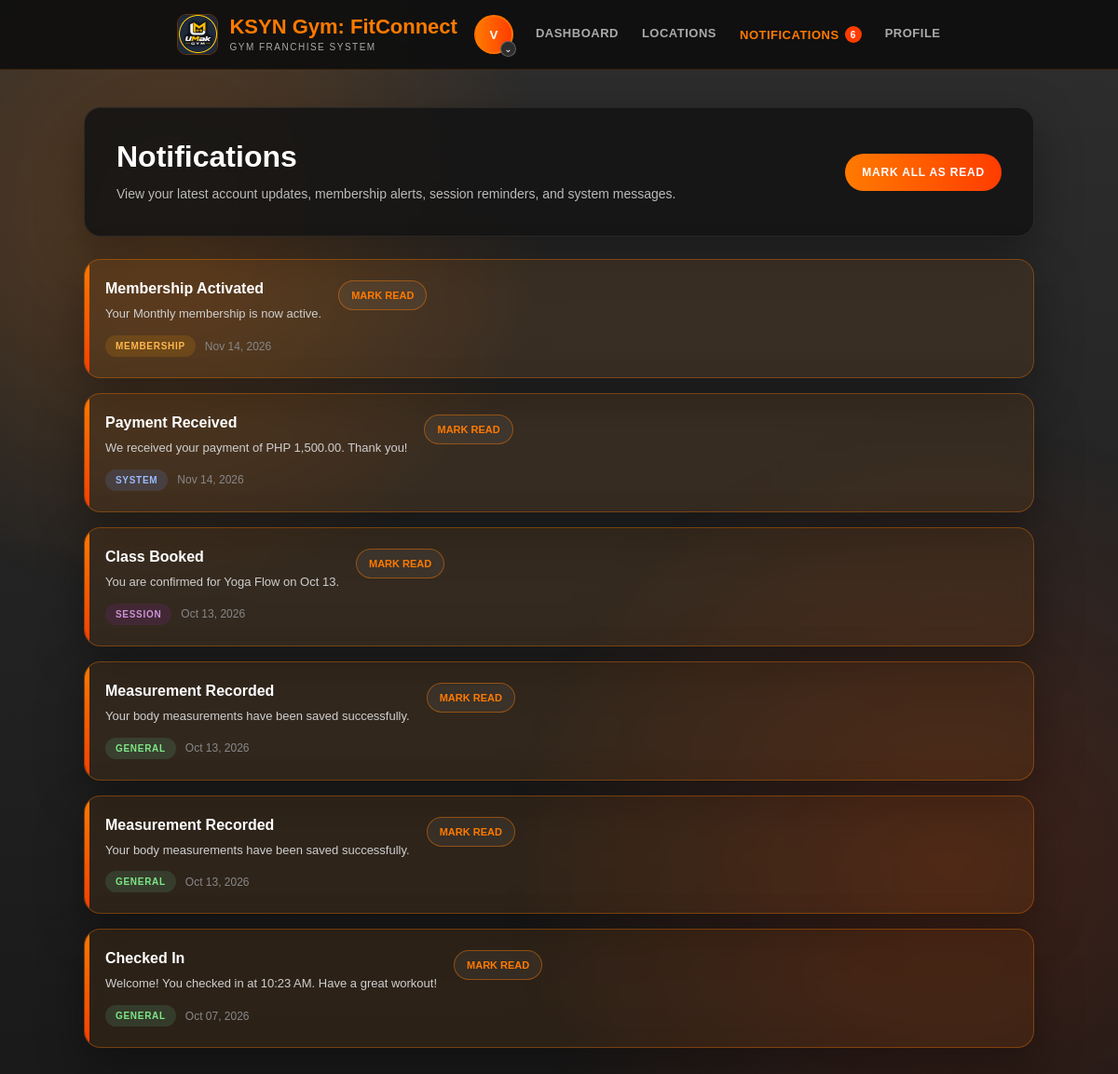
The app's page /user-notifications.php (signed in) with its own data.
### tables this page shows
CREATE TABLE `users` (
  `id` int(11) NOT NULL,
  `fullname` varchar(100) DEFAULT NULL,
  `email` varchar(100) DEFAULT NULL,
  `phone` varchar(20) DEFAULT NULL,
  `address` varchar(255) DEFAULT NULL,
  `gender` varchar(30) DEFAULT NULL,
  `birthdate` date DEFAULT NULL,
  `username` varchar(50) DEFAULT NULL,
  `password` varchar(255) DEFAULT NULL,
  `role` enum('user','admin','super_admin') NOT NULL DEFAULT 'user',
  `account_status` enum('Active','Inactive') NOT NULL DEFAULT 'Active',
  `created_by` int(11) DEFAULT NULL,
  `must_change_password` tinyint(1) NOT NULL DEFAULT 0,
  `permissions` text DEFAULT NULL,
  `branch_id` int(11) NOT NULL,
  `created_at` timestamp NOT NULL DEFAULT current_timestamp(),
  `city` varchar(100) DEFAULT NULL,
  `state` varchar(100) DEFAULT NULL,
  `country` varchar(100) DEFAULT NULL,
  `zip` varchar(20) DEFAULT NULL,
  `is_verified` tinyint(1) NOT NULL DEFAULT 0,
  `two_factor_code` varchar(10) DEFAULT NULL,
  `two_factor_expiry` datetime DEFAULT NULL,
  `profile_image` varchar(255) DEFAULT NULL,
  `height` decimal(5,2) DEFAULT NULL,
  `weight` decimal(5,2) DEFAULT NULL,
  `fitness_goal` varchar(100) DEFAULT NULL,
  `activity_level` varchar(50) DEFAULT NULL,
  `emergency_contact` varchar(100) DEFAULT NULL,
  `emergency_phone` varchar(30) DEFAULT NULL,
  `bio` text DEFAULT NULL,
  `specialization` varchar(150) DEFAULT NULL,
  `years_experience` int(11) DEFAULT NULL,
  `certifications` text DEFAULT NULL,
  `rating` decimal(2,1) DEFAULT 5.0,
  `total_clients` int(11) DEFAULT 0,
  `date_of_birth` date DEFAULT NULL,
  `emergency_contact_name` varchar(100) DEFAULT NULL,
  `emergency_contact_phone` varchar(30) DEFAULT NULL,
  `updated_at` datetime DEFAULT NULL,
  `password_last_changed` datetime DEFAULT NULL,
  `status` enum('Active','Inactive','Suspended') DEFAULT 'Active',
  `last_login` datetime DEFAULT NULL,
  `failed_attempts` int(11) DEFAULT 0,
  `last_failed_login` datetime DEFAULT NULL
);

CREATE TABLE `notifications` (
  `id` int(11) NOT NULL,
  `user_id` int(11) NOT NULL,
  `type` enum('membership','session','system','general') DEFAULT 'general',
  `title` varchar(255) NOT NULL,
  `message` text NOT NULL,
  `link` varchar(255) DEFAULT NULL,
  `is_read` tinyint(1) NOT NULL DEFAULT 0,
  `created_at` timestamp NOT NULL DEFAULT current_timestamp()
);

### user-notifications.php (the view, shortened to what this page needs)
<?php
include 'conn.php';
$userId = (int)$_SESSION['user_id'];
$stmtUser = $conn->prepare("SELECT fullname, username, profile_image FROM users WHERE id = ? LIMIT 1");
$stmtUser->bind_param("i", $userId);
$stmtUser->execute();
$user = $stmtUser->get_result()->fetch_assoc();
$displayName = $user['fullname'] ?? ($_SESSION['fullname'] ?? 'User');
$username = $user['username'] ?? ($_SESSION['username'] ?? '');
$profileImage = $user['profile_image'] ?? '';
$userInitial = strtoupper(substr($displayName ?: $username, 0, 1));
$unreadNotifCount = 0;
$stmtUnread = $conn->prepare("SELECT COUNT(*) AS total FROM notifications WHERE user_id = ? AND is_read = 0");
$stmtUnread->bind_param("i", $userId);
$stmtUnread->execute();
$resultUnread = $stmtUnread->get_result();
if ($resultUnread && $resultUnread->num_rows > 0) {
    $unreadNotifCount = (int)$resultUnread->fetch_assoc()['total'];
}
$notifications = [];
$stmt = $conn->prepare("SELECT * FROM notifications WHERE user_id = ? ORDER BY created_at DESC");
$stmt->bind_param("i", $userId);
$stmt->execute();
$result = $stmt->get_result();
while ($row = $result->fetch_assoc()) {
    $notifications[] = $row;
}
function timeAgo($datetime) {
    $timestamp = strtotime($datetime);
    $diff = time() - $timestamp;
    return date("M d, Y", $timestamp);
}
?>
<!DOCTYPE html>
<html lang="en">
<head>
<link rel="stylesheet" href="/PBL/css/icon-policy.css"><link rel="stylesheet" href="/PBL/css/user-content-icons.css"></head>
<body>
<div class="page-wrapper">
    <div class="user-nav">
        <div class="user-nav-left">
            <div class="brand-row">
                <a href="user-dashboard.php" class="brand-wrap">
                    <img src="uploads/umak-gym-logo.png" class="brand-logo" alt="UMak Gym Logo">
                    <div>
                        <div class="brand-text-main">KSYN Gym: FitConnect</div>
                        <div class="brand-text-sub">Gym Franchise System</div>
                    </div>
                </a>
                <div class="user-nav-right">
                    <button class="profile-trigger" onclick="toggleProfileMenu(event)">
                        <div class="user-avatar">
                            <?php if (!empty($profileImage)): ?>
                                <img src="<?php echo htmlspecialchars($profileImage); ?>" alt="Profile">
                            <?php else: ?>
                                <?php echo htmlspecialchars($userInitial); ?>
                            <?php endif; ?>
                        </div>
                        <span class="avatar-caret">⌄</span>
                    </button>
                </div>
            </div>
            <nav class="user-nav-menu">
                <a href="user-dashboard.php">Dashboard</a>
                <a href="user-branches.php">Locations</a>
                <a href="user-notifications.php" class="notif-link active">
                    Notifications
                    <?php if ($unreadNotifCount > 0): ?>
                        <span class="notif-badge"><?php echo $unreadNotifCount > 9 ? '9+' : $unreadNotifCount; ?></span>
                    <?php endif; ?>
                </a>
                <a href="user-profile.php">Profile</a>
            </nav>
        </div>
    </div>
    <main class="notifications-container">
        <section class="notifications-header glass-card">
            <div>
                <h1>Notifications</h1>
                <p>View your latest account updates, membership alerts, session reminders, and system messages.</p>
            </div>
            <?php if ($unreadNotifCount > 0): ?>
                <form method="POST">
                    <button type="submit" name="mark_all_read" class="mark-all-btn">Mark All as Read</button>
                </form>
            <?php endif; ?>
        </section>
        <div class="notifications-list">
            <?php if (!empty($notifications)): ?>
                <?php foreach ($notifications as $notification): ?>
                    <div class="notification-item glass-card <?php echo (int)$notification['is_read'] === 0 ? 'unread' : ''; ?>">
                        <div class="notification-content">
                            <h3><?php echo htmlspecialchars($notification['title'] ?? 'Notification'); ?></h3>
                            <p class="notification-message"><?php echo htmlspecialchars($notification['message'] ?? ''); ?></p>
                            <div class="notification-meta">
                                <span class="notification-type <?php echo htmlspecialchars($notification['type'] ?? 'general'); ?>">
                                    <?php echo htmlspecialchars($notification['type'] ?? 'general'); ?>
                                </span>
                                <span class="notification-date">
                                    <?php echo htmlspecialchars(timeAgo($notification['created_at'])); ?>
                                </span>
                            </div>
                        </div>
                        <div>
                            <?php if ((int)$notification['is_read'] === 0): ?>
                                <form method="POST">
                                    <button type="submit" class="mark-read-btn">Mark Read</button>
                                </form>
                            <?php else: ?>
                                <span class="read-label">Read</span>
                            <?php endif; ?>
                        </div>
                    </div>
                <?php endforeach; ?>
            <?php endif; ?>
        </div>
    </main>
</div>
<script src="/PBL/js/ui-enhancements.js"></script></body>
</html>

### records on screen
users: fullname "V"
notifications: title "Membership Activated", message "Your Monthly membership is now active.", type "MEMBERSHIP", created_at "Nov 14, 2026"
notifications: title "Payment Received", message "We received your payment of PHP 1,500.00. Thank you!", type "SYSTEM", created_at "Nov 14, 2026"
notifications: title "Class Booked", message "You are confirmed for Yoga Flow on Oct 13.", type "SESSION", created_at "Oct 13, 2026"
notifications: title "Measurement Recorded", message "Your body measurements have been saved successfully.", type "GENERAL", created_at "Oct 13, 2026"
notifications: title "Measurement Recorded", message "Your body measurements have been saved successfully.", type "GENERAL", created_at "Oct 13, 2026"
notifications: title "Checked In", message "Welcome! You checked in at 10:23 AM. Have a great workout!", type "GENERAL", created_at "Oct 07, 2026"

### other values on screen
$unreadNotifCount "6"
